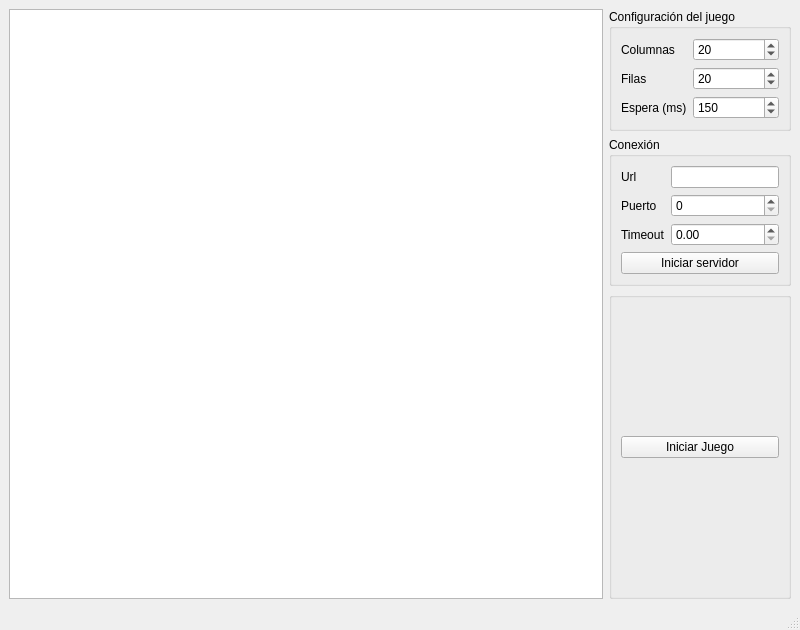
<?xml version="1.0" encoding="UTF-8"?>
<ui version="4.0">
 <class>MainWindow</class>
 <widget class="QMainWindow" name="MainWindow">
  <property name="geometry">
   <rect>
    <x>0</x>
    <y>0</y>
    <width>800</width>
    <height>630</height>
   </rect>
  </property>
  <property name="windowTitle">
   <string>Servidor</string>
  </property>
  <widget class="QWidget" name="centralwidget">
   <layout class="QGridLayout" name="gridLayout">
    <item row="0" column="0" rowspan="3">
     <widget class="QTableWidget" name="table_board">
      <property name="minimumSize">
       <size>
        <width>1</width>
        <height>1</height>
       </size>
      </property>
      <property name="verticalScrollBarPolicy">
       <enum>Qt::ScrollBarAlwaysOff</enum>
      </property>
      <property name="horizontalScrollBarPolicy">
       <enum>Qt::ScrollBarAlwaysOff</enum>
      </property>
      <property name="rowCount">
       <number>0</number>
      </property>
      <property name="columnCount">
       <number>0</number>
      </property>
      <attribute name="horizontalHeaderVisible">
       <bool>false</bool>
      </attribute>
      <attribute name="horizontalHeaderDefaultSectionSize">
       <number>28</number>
      </attribute>
      <attribute name="horizontalHeaderMinimumSectionSize">
       <number>0</number>
      </attribute>
      <attribute name="verticalHeaderVisible">
       <bool>false</bool>
      </attribute>
      <attribute name="verticalHeaderDefaultSectionSize">
       <number>28</number>
      </attribute>
      <attribute name="verticalHeaderMinimumSectionSize">
       <number>1</number>
      </attribute>
     </widget>
    </item>
    <item row="2" column="1">
     <widget class="QGroupBox" name="groupBox_iniciar_juego">
      <property name="title">
       <string/>
      </property>
      <layout class="QHBoxLayout" name="horizontalLayout">
       <item>
        <widget class="QPushButton" name="button_inicar_juego">
         <property name="sizePolicy">
          <sizepolicy hsizetype="Minimum" vsizetype="Maximum">
           <horstretch>0</horstretch>
           <verstretch>0</verstretch>
          </sizepolicy>
         </property>
         <property name="text">
          <string>Iniciar Juego</string>
         </property>
        </widget>
       </item>
      </layout>
     </widget>
    </item>
    <item row="1" column="1">
     <widget class="QGroupBox" name="groupBox_conexion">
      <property name="sizePolicy">
       <sizepolicy hsizetype="Maximum" vsizetype="Maximum">
        <horstretch>0</horstretch>
        <verstretch>0</verstretch>
       </sizepolicy>
      </property>
      <property name="title">
       <string>Conexión</string>
      </property>
      <layout class="QFormLayout" name="formLayout">
       <item row="0" column="0">
        <widget class="QLabel" name="label_url">
         <property name="text">
          <string>Url</string>
         </property>
        </widget>
       </item>
       <item row="0" column="1">
        <widget class="QLineEdit" name="line_url"/>
       </item>
       <item row="1" column="0">
        <widget class="QLabel" name="label_puerto_servidor">
         <property name="text">
          <string>Puerto</string>
         </property>
        </widget>
       </item>
       <item row="1" column="1">
        <widget class="QSpinBox" name="spin_puerto_servidor"/>
       </item>
       <item row="2" column="0">
        <widget class="QLabel" name="label_timeout">
         <property name="text">
          <string>Timeout</string>
         </property>
        </widget>
       </item>
       <item row="2" column="1">
        <widget class="QDoubleSpinBox" name="SpinBox_timeout"/>
       </item>
       <item row="3" column="0" colspan="2">
        <widget class="QPushButton" name="iniciar_servidor">
         <property name="text">
          <string>Iniciar servidor</string>
         </property>
        </widget>
       </item>
      </layout>
     </widget>
    </item>
    <item row="0" column="1">
     <widget class="QGroupBox" name="groupBox_configuracion">
      <property name="sizePolicy">
       <sizepolicy hsizetype="Ignored" vsizetype="Maximum">
        <horstretch>0</horstretch>
        <verstretch>0</verstretch>
       </sizepolicy>
      </property>
      <property name="title">
       <string>Configuración del juego</string>
      </property>
      <layout class="QFormLayout" name="formLayout_2">
       <item row="0" column="0">
        <widget class="QLabel" name="label_columas">
         <property name="text">
          <string>Columnas</string>
         </property>
        </widget>
       </item>
       <item row="0" column="1">
        <widget class="QSpinBox" name="spin_columnas">
         <property name="value">
          <number>20</number>
         </property>
        </widget>
       </item>
       <item row="1" column="0">
        <widget class="QLabel" name="label_filas">
         <property name="text">
          <string>Filas</string>
         </property>
        </widget>
       </item>
       <item row="1" column="1">
        <widget class="QSpinBox" name="spin_filas">
         <property name="value">
          <number>20</number>
         </property>
        </widget>
       </item>
       <item row="2" column="0">
        <widget class="QLabel" name="label_espera">
         <property name="text">
          <string>Espera (ms)</string>
         </property>
        </widget>
       </item>
       <item row="2" column="1">
        <widget class="QSpinBox" name="spin_espera">
         <property name="maximum">
          <number>9999</number>
         </property>
         <property name="value">
          <number>150</number>
         </property>
        </widget>
       </item>
      </layout>
     </widget>
    </item>
   </layout>
  </widget>
  <widget class="QMenuBar" name="menubar">
   <property name="geometry">
    <rect>
     <x>0</x>
     <y>0</y>
     <width>800</width>
     <height>19</height>
    </rect>
   </property>
  </widget>
  <widget class="QStatusBar" name="statusbar"/>
 </widget>
 <resources/>
 <connections/>
</ui>
